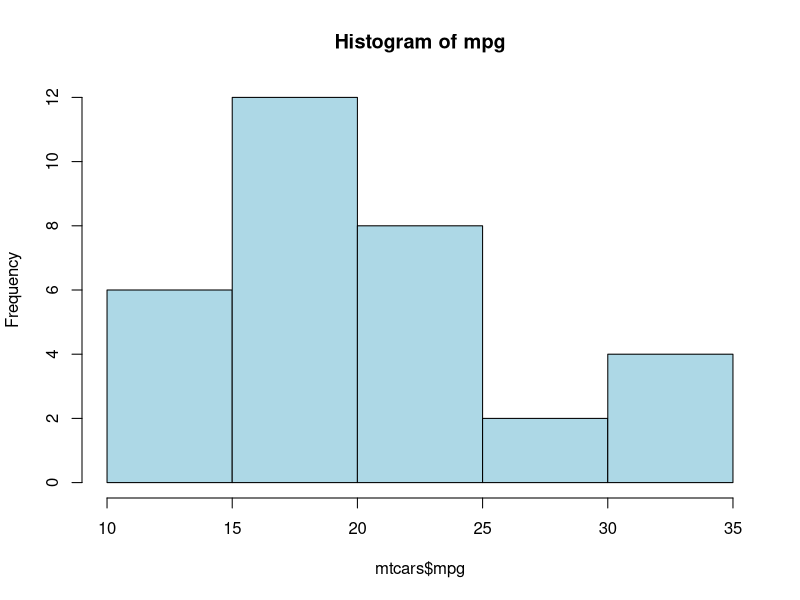
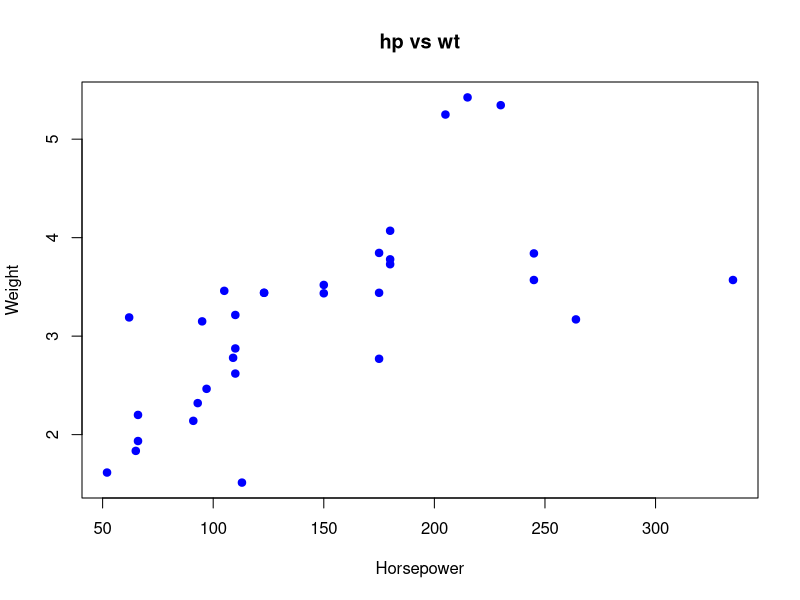
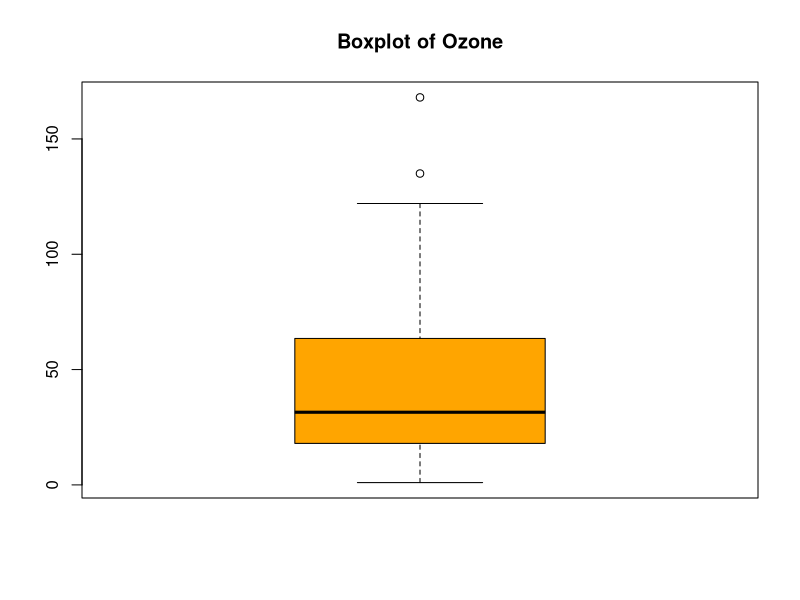
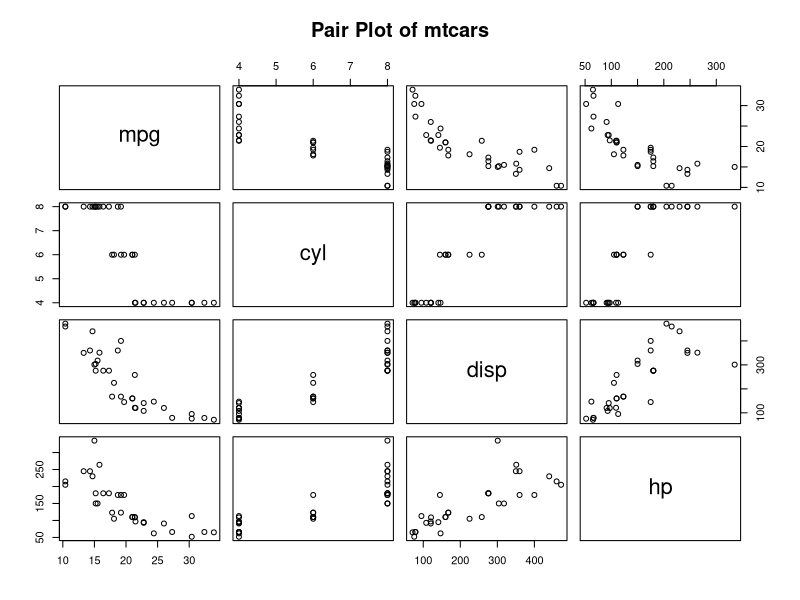

Reproduce these figures in R, in order.
# 1. Create a histogram of mpg from mtcars
hist(mtcars$mpg, main="Histogram of mpg", col="lightblue")

# 2. Generate a scatterplot of hp vs wt from mtcars
plot(mtcars$hp, mtcars$wt, main="hp vs wt", xlab="Horsepower", ylab="Weight", col="blue", pch=19)

# 3. Draw a boxplot of Ozone values from airquality
boxplot(airquality$Ozone, main="Boxplot of Ozone", col="orange")

# 4. Find the correlation between Sepal.Length and Sepal.Width in iris
cor(iris$Sepal.Length, iris$Sepal.Width)

# 5. Create a pair plot of the first four columns of mtcars
pairs(mtcars[, 1:4], main="Pair Plot of mtcars")
